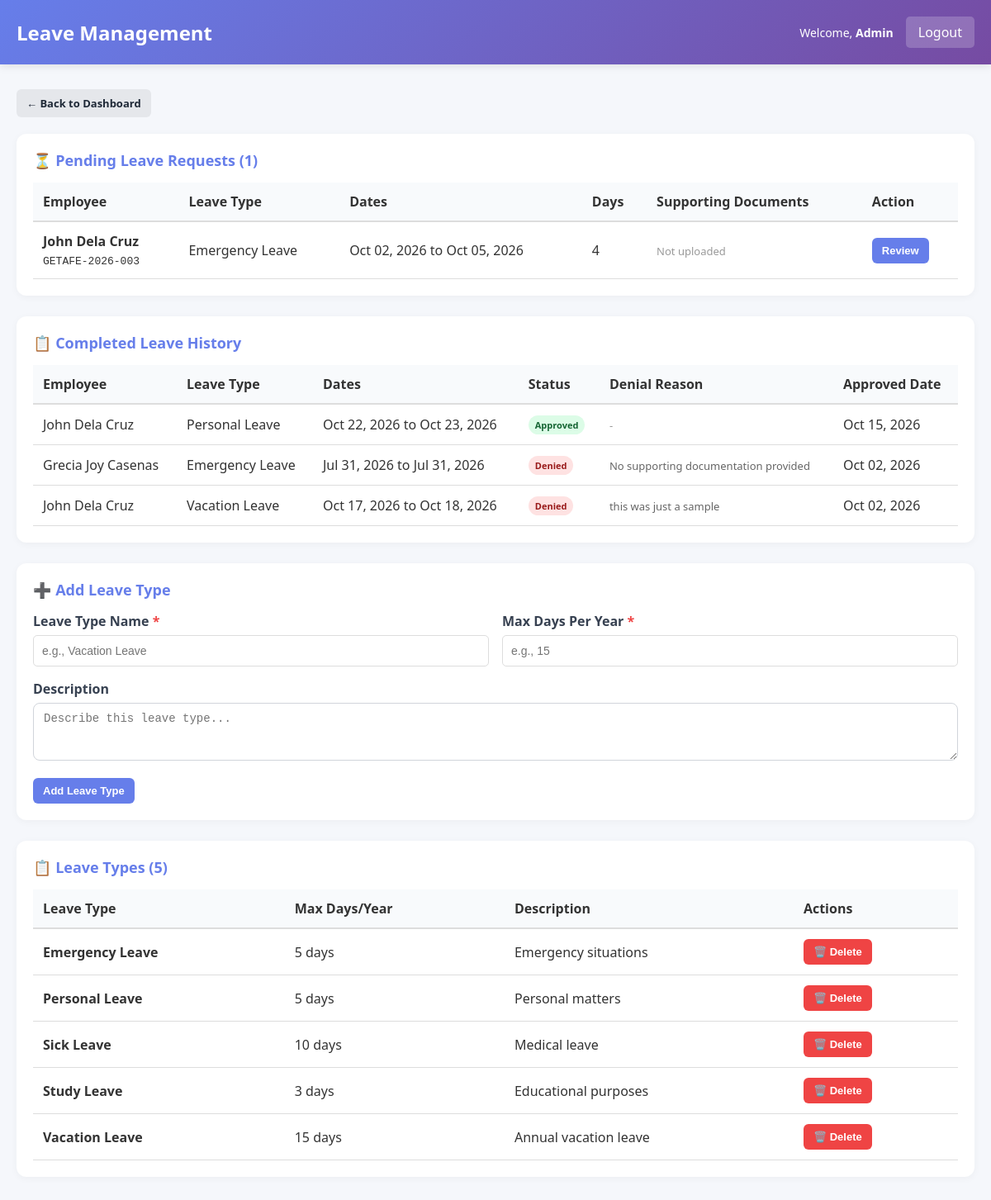
/hrgetafee-simple/admin/manage_leaves.php (signed in), run on the app's committed database.
### tables this page shows
CREATE TABLE `employees` (
  `employee_id` int(11) NOT NULL,
  `employee_code` varchar(20) NOT NULL,
  `first_name` varchar(50) NOT NULL,
  `last_name` varchar(50) NOT NULL,
  `email` varchar(100) NOT NULL,
  `phone` varchar(20) DEFAULT NULL,
  `position` varchar(100) DEFAULT NULL,
  `employment_type` enum('Regular','Casual','Job Order','COS') DEFAULT 'Regular',
  `salary` decimal(10,2) DEFAULT NULL,
  `date_hired` date DEFAULT NULL,
  `status` enum('active','inactive') DEFAULT 'active',
  `created_at` timestamp NOT NULL DEFAULT current_timestamp(),
  `updated_at` timestamp NOT NULL DEFAULT current_timestamp() ON UPDATE current_timestamp(),
  `department` varchar(100) DEFAULT NULL,
  `qr_code` varchar(255) DEFAULT NULL,
  `qr_generated_date` datetime DEFAULT NULL
);

CREATE TABLE `leave_requests` (
  `leave_id` int(11) NOT NULL,
  `employee_id` int(11) NOT NULL,
  `leave_type_id` int(11) NOT NULL,
  `start_date` date NOT NULL,
  `end_date` date NOT NULL,
  `number_of_days` int(11) DEFAULT NULL,
  `reason` text DEFAULT NULL,
  `status` enum('pending','approved','denied') DEFAULT 'pending',
  `staff_note` text DEFAULT NULL,
  `denial_reason` text DEFAULT NULL,
  `signature_path` varchar(255) DEFAULT NULL,
  `approved_by` int(11) DEFAULT NULL,
  `approved_date` datetime DEFAULT NULL,
  `created_at` timestamp NOT NULL DEFAULT current_timestamp(),
  `updated_at` timestamp NOT NULL DEFAULT current_timestamp() ON UPDATE current_timestamp()
);

CREATE TABLE `leave_types` (
  `leave_type_id` int(11) NOT NULL,
  `leave_type_name` varchar(50) NOT NULL,
  `max_days_per_year` int(11) DEFAULT NULL,
  `description` text DEFAULT NULL,
  `created_at` timestamp NOT NULL DEFAULT current_timestamp(),
  `is_deleted` tinyint(1) DEFAULT 0,
  `deleted_at` timestamp NULL DEFAULT NULL,
  `deleted_by` int(11) DEFAULT NULL
);

### hrgetafee-simple/includes/functions.php (called while the page is built, shortened)
<?php
function get_employee_info($conn, $employee_id) {
    $stmt = $conn->prepare("SELECT * FROM employees WHERE employee_id = ? LIMIT 1");
    $stmt->bind_param("i", $employee_id);
    $stmt->execute();
    $res = $stmt->get_result();
    $row = $res->fetch_assoc();
    return $row ?: null;
}
function format_date($date) {
    return date('M d, Y', strtotime($date));
}
?>

### hrgetafee-simple/admin/manage_leaves.php (the view, shortened to what this page needs)
<?php
require_once '../config/database.php';
require_once '../includes/functions.php';
$admin = get_employee_info($conn, $_SESSION['employee_id']);
$leave_types = [];
$stmt = $conn->prepare("SELECT leave_type_id, leave_type_name, max_days_per_year, description FROM leave_types WHERE is_deleted = FALSE ORDER BY leave_type_name");
if ($stmt) {
    $stmt->execute();
    $leave_types = $stmt->get_result()->fetch_all(MYSQLI_ASSOC);
}
$pending_leaves = [];
$stmt = $conn->prepare(
    "SELECT lr.*, e.first_name, e.last_name, e.employee_code, lt.leave_type_name
     FROM leave_requests lr
     JOIN employees e ON e.employee_id = lr.employee_id
     JOIN leave_types lt ON lt.leave_type_id = lr.leave_type_id
     WHERE lr.status = 'pending'
     ORDER BY lr.created_at DESC"
);
if ($stmt) {
    $stmt->execute();
    $pending_leaves = $stmt->get_result()->fetch_all(MYSQLI_ASSOC);
}
$completed_leaves = [];
$stmt = $conn->prepare(
    "SELECT lr.*, e.first_name, e.last_name, e.employee_code, lt.leave_type_name
     FROM leave_requests lr
     JOIN employees e ON e.employee_id = lr.employee_id
     JOIN leave_types lt ON lt.leave_type_id = lr.leave_type_id
     WHERE lr.status IN ('approved', 'denied')
     ORDER BY lr.approved_date DESC, lr.created_at DESC
     LIMIT 100"
);
if ($stmt) {
    $stmt->execute();
    $completed_leaves = $stmt->get_result()->fetch_all(MYSQLI_ASSOC);
}
?>
<!DOCTYPE html>
<html lang="en">
<head>
    <link rel="stylesheet" href="../assets/css/style.css">
</head>
<body>
    <div class="navbar">
        <h2>Leave Management</h2>
        <div class="navbar-user">
            <span>Welcome, <strong><?php echo htmlspecialchars($admin['first_name']); ?></strong></span>
            <a href="../logout.php">Logout</a>
        </div>
    </div>
    <div class="container">
        <a href="dashboard.php" class="btn btn-secondary" style="margin-bottom: 20px;">← Back to Dashboard</a>
        <div class="card">
            <h3>⏳ Pending Leave Requests (<?php echo count($pending_leaves); ?>)</h3>
            <?php if (empty($pending_leaves)): ?>
                <p style="color: #666;">No pending leave requests.</p>
            <?php else: ?>
                <table>
                    <thead>
                        <tr>
                            <th>Employee</th>
                            <th>Leave Type</th>
                            <th>Dates</th>
                            <th>Days</th>
                            <th>Supporting Documents</th>
                            <th>Action</th>
                        </tr>
                    </thead>
                    <tbody>
                        <?php foreach ($pending_leaves as $leave): ?>
                            <tr>
                                <td>
                                    <strong><?php echo htmlspecialchars($leave['first_name'] . ' ' . $leave['last_name']); ?></strong><br>
                                    <code><?php echo htmlspecialchars($leave['employee_code']); ?></code>
                                </td>
                                <td><?php echo htmlspecialchars($leave['leave_type_name']); ?></td>
                                <td>
                                    <?php echo format_date($leave['start_date']); ?> to <?php echo format_date($leave['end_date']); ?>
                                </td>
                                <td><?php echo (int)$leave['number_of_days']; ?></td>
                                <td>
                                    <?php if (!empty($leave['signature_path']) && file_exists($leave['signature_path'])): ?>
                                        <button type="button" class="document-link" onclick="openDocumentModal(<?php echo (int)$leave['leave_id']; ?>, '<?php echo htmlspecialchars($leave['first_name'] . ' ' . $leave['last_name'], ENT_QUOTES); ?>', '<?php echo htmlspecialchars($leave['leave_type_name'], ENT_QUOTES); ?>')">📄 View</button>
                                    <?php else: ?>
                                        <span style="color: #999; font-size: 13px;">Not uploaded</span>
                                    <?php endif; ?>
                                </td>
                                <td>
                                    <button class="btn btn-primary" onclick="openApprovalModal(<?php echo (int)$leave['leave_id']; ?>)">Review</button>
                                </td>
                            </tr>
                        <?php endforeach; ?>
                    </tbody>
                </table>
            <?php endif; ?>
        </div>
        <div class="card">
            <h3>📋 Completed Leave History</h3>
            <table>
                <thead>
                    <tr>
                        <th>Employee</th>
                        <th>Leave Type</th>
                        <th>Dates</th>
                        <th>Status</th>
                        <th>Denial Reason</th>
                        <th>Approved Date</th>
                    </tr>
                </thead>
                <tbody>
                    <?php if (empty($completed_leaves)): ?>
                        <tr><td colspan="6" style="padding: 16px; color: #999;">No completed leave requests found.</td></tr>
                    <?php else: ?>
                        <?php foreach ($completed_leaves as $leave): ?>
                            <tr>
                                <td><?php echo htmlspecialchars($leave['first_name'] . ' ' . $leave['last_name']); ?></td>
                                <td><?php echo htmlspecialchars($leave['leave_type_name']); ?></td>
                                <td><?php echo format_date($leave['start_date']); ?> to <?php echo format_date($leave['end_date']); ?></td>
                                <td>
                                    <?php
                                    if ($leave['status'] === 'approved') echo '<span class="badge badge-approved">Approved</span>';
                                    elseif ($leave['status'] === 'denied') echo '<span class="badge badge-denied">Denied</span>';
                                    ?>
                                </td>
                                <td>
                                    <?php
                                    if ($leave['status'] === 'denied' && !empty($leave['denial_reason'])) {
                                        echo '<span style="color: #666; font-size: 13px;">' . htmlspecialchars($leave['denial_reason']) . '</span>';
                                    } else {
                                        echo '<span style="color: #999; font-size: 13px;">-</span>';
                                    }
                                    ?>
                                </td>
                                <td><?php echo htmlspecialchars($leave['approved_date'] ? date('M d, Y', strtotime($leave['approved_date'])) : '-'); ?></td>
                            </tr>
                        <?php endforeach; ?>
                    <?php endif; ?>
                </tbody>
            </table>
        </div>
        <div class="card">
            <h3>➕ Add Leave Type</h3>
            <form method="POST">
                <div class="form-row">
                    <div>
                        <label>Leave Type Name <span class="required-asterisk">*</span></label>
                        <input type="text" name="leave_type_name" placeholder="e.g., Vacation Leave" required>
                    </div>
                    <div>
                        <label>Max Days Per Year <span class="required-asterisk">*</span></label>
                        <input type="number" name="max_days" min="1" placeholder="e.g., 15" required>
                    </div>
                </div>
                <div style="margin-top: 16px;">
                    <label>Description</label>
                    <textarea name="description" placeholder="Describe this leave type..."></textarea>
                </div>
                <button type="submit" class="btn btn-primary" style="margin-top: 16px;">Add Leave Type</button>
            </form>
        </div>
        <div class="card">
            <h3>📋 Leave Types (<?php echo count($leave_types); ?>)</h3>
            <table>
                <thead>
                    <tr>
                        <th>Leave Type</th>
                        <th>Max Days/Year</th>
                        <th>Description</th>
                        <th>Actions</th>
                    </tr>
                </thead>
                <tbody>
                    <?php if (empty($leave_types)): ?>
                        <tr><td colspan="4" style="padding: 16px; color: #999;">No leave types found.</td></tr>
                    <?php else: ?>
                        <?php foreach ($leave_types as $lt): ?>
                            <tr>
                                <td><strong><?php echo htmlspecialchars($lt['leave_type_name']); ?></strong></td>
                                <td><?php echo (int)$lt['max_days_per_year']; ?> days</td>
                                <td><?php echo htmlspecialchars($lt['description'] ?? '-'); ?></td>
                                <td>
                                    <form method="POST" style="display: inline;">
                                        <button class="btn btn-danger" type="submit" onclick="return confirm('Move to recycle bin?')">🗑️ Delete</button>
                                    </form>
                                </td>
                            </tr>
                        <?php endforeach; ?>
                    <?php endif; ?>
                </tbody>
            </table>
        </div>
    </div>
</body>
</html>

### hrgetafee-simple/assets/css/style.css (style rules this page uses)
* { margin: 0; padding: 0; box-sizing: border-box; }
body { font-family: 'Segoe UI', Tahoma, Geneva, Verdana, sans-serif; background-color: #f5f5f5; color: #333; }
.navbar { background: linear-gradient(135deg, #667eea 0%, #764ba2 100%); color: white; padding: 20px; display: flex; justify-content: space-between; align-items: center; box-shadow: 0 2px 10px rgba(0, 0, 0, 0.1); }
.navbar h2 { font-size: 24px; font-weight: 600; }
.navbar-user { display: flex; gap: 15px; align-items: center; }
.navbar-user span { font-size: 14px; }
.navbar-user a { background: rgba(255, 255, 255, 0.2); color: white; padding: 8px 15px; text-decoration: none; border-radius: 5px; transition: background 0.3s; }
.container { max-width: 1200px; margin: 30px auto; padding: 0 20px; }
.card { background: white; border-radius: 8px; padding: 20px; margin-bottom: 20px; box-shadow: 0 2px 10px rgba(0, 0, 0, 0.05); }
.card h3 { color: #667eea; margin-bottom: 15px; font-size: 18px; }
.btn { display: inline-block; padding: 12px 24px; border: none; border-radius: 5px; cursor: pointer; font-size: 14px; font-weight: 600; text-decoration: none; transition: all 0.3s; }
.btn-primary { background: linear-gradient(135deg, #667eea 0%, #764ba2 100%); color: white; }
.btn-danger { background: #dc3545; color: white; }
.btn-secondary { background: #6c757d; color: white; }
table { width: 100%; border-collapse: collapse; }
table thead { background-color: #f8f9fa; border-bottom: 2px solid #ddd; }
table th { padding: 12px; text-align: left; font-weight: 600; color: #333; }
table td { padding: 12px; border-bottom: 1px solid #ddd; }
.badge { display: inline-block; padding: 5px 10px; border-radius: 20px; font-size: 12px; font-weight: 600; }
label { display: block; margin-bottom: 8px; font-weight: 600; color: #333; }
input[type="text"], input[type="email"], input[type="password"], input[type="number"], input[type="date"], select, textarea { width: 100%; padding: 10px; border: 1px solid #ddd; border-radius: 5px; font-size: 14px; transition: border-color 0.3s; }
textarea { resize: vertical; min-height: 100px; }

### hrgetafee-simple/admin/manage_leaves.php (style rules this page uses)
body { background: #f5f7fb; }
.card { background: white; padding: 20px; border-radius: 12px; margin-bottom: 25px; box-shadow: 0 2px 10px rgba(0,0,0,0.04); }
table { width: 100%; border-collapse: collapse; }
th, td { padding: 12px; border-bottom: 1px solid #e5e7eb; text-align: left; }
th { background: #f8fafc; }
.btn { display: inline-block; padding: 8px 12px; border-radius: 6px; text-decoration: none; border: none; cursor: pointer; font-weight: 600; font-size: 13px; }
.btn-primary { background: #667eea; color: white; }
.btn-secondary { background: #e5e7eb; color: #1f2937; }
.btn-danger { background: #ef4444; color: white; }
.badge { display: inline-block; padding: 4px 8px; border-radius: 999px; font-size: 11px; font-weight: 700; }
.badge-approved { background: #dcfce7; color: #166534; }
.badge-denied { background: #fee2e2; color: #991b1b; }
.form-row { display: grid; grid-template-columns: 1fr 1fr; gap: 16px; }
label { display: block; margin-bottom: 6px; font-weight: 600; color: #374151; }
input, select, textarea { width: 100%; padding: 10px 12px; border: 1px solid #d1d5db; border-radius: 8px; font-size: 14px; }
textarea { min-height: 70px; }
.required-asterisk { color: #ef4444; }

### data on the page
employees: first_name "Admin"
leave_requests: employee.last_name "John Dela Cruz", employee.employee_code "GETAFE-2026-003", leave_type.leave_type_name "Emergency Leave", start_date "Oct 02, 2026", end_date "Oct 05, 2026", number_of_days "4", shows "Not uploaded"
leave_requests: employee.last_name "John Dela Cruz", leave_type.leave_type_name "Personal Leave", start_date "Oct 22, 2026", end_date "Oct 23, 2026", status "Approved", approved_date "Oct 15, 2026"
leave_requests: employee.last_name "Grecia Joy Casenas", leave_type.leave_type_name "Emergency Leave", start_date "Jul 31, 2026", end_date "Jul 31, 2026", status "Denied", denial_reason "No supporting documentation provided", approved_date "Oct 02, 2026"
leave_requests: employee.last_name "John Dela Cruz", leave_type.leave_type_name "Vacation Leave", start_date "Oct 17, 2026", end_date "Oct 18, 2026", status "Denied", denial_reason "this was just a sample", approved_date "Oct 02, 2026"
leave_types: leave_type_name "Emergency Leave", max_days_per_year "5", description "Emergency situations"
leave_types: leave_type_name "Personal Leave", max_days_per_year "5", description "Personal matters"
leave_types: leave_type_name "Sick Leave", max_days_per_year "10", description "Medical leave"
leave_types: leave_type_name "Study Leave", max_days_per_year "3", description "Educational purposes"
leave_types: leave_type_name "Vacation Leave", max_days_per_year "15", description "Annual vacation leave"

### other printed values
count($pending_leaves) "1"
count($leave_types) "5"
